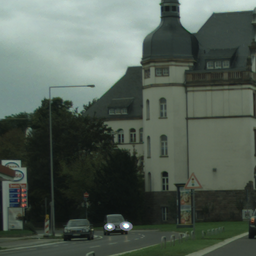
#> input picture car1.png, 256 x 256 px, found by its file name
$ python multiply_images.py
#> lines starting #> are read from the running program, lines starting #| are printed output that depends on the picture
import cv2
from matplotlib import pyplot as plt

path = '/Users/RohanSaxena/Documents/projects/cv'

image = cv2.imread(path + '/car1.png')
#> image is the input picture: shape (256, 256, 3); mean B, G, R 83, 92.3, 80.7

fig = plt.figure()

a = fig.add_subplot(1, 3, 1)
plt.imshow(image)
a.set_title('Original image')

'''
While multiplying an image by a scalar, the same problem will occur that occurs
while adding images: NumPy will mod values over 255 while OpenCV will truncate
them. ALWAYS USE OPENCV TO MULTIPLY AN IMAGE BY A SCALAR!
'''

a = fig.add_subplot(1, 3, 2)
plt.imshow(cv2.addWeighted(image, 2, image, 0, 0))
a.set_title('OpenCV multiplication')

a = fig.add_subplot(1, 3, 3)
plt.imshow(image * 2)
a.set_title('Image * 2')

plt.tight_layout()
plt.show()
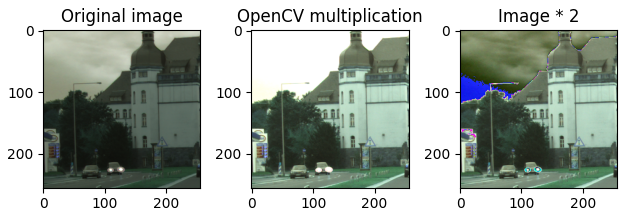
#> figure drawn by matplotlib, 3 panels; B, G, R data is drawn as R, G, B

$ run again, with car2.png copied over car1.png
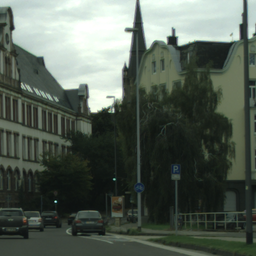
#> input picture car2.png, 256 x 256 px, found by its file name
#> image is the input picture: shape (256, 256, 3); mean B, G, R 84.8, 94.4, 84.6
#> `plt.show()`:
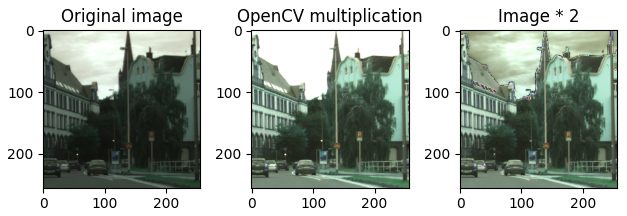
#> figure drawn by matplotlib, 3 panels; B, G, R data is drawn as R, G, B

$ run again, with pic.jpeg saved as car1.png
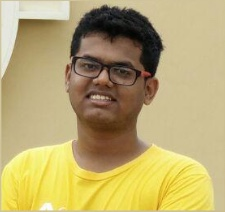
#> input picture pic.jpeg, 225 x 212 px, found by its file name
#> image is the input picture: shape (212, 225, 3); mean B, G, R 111.1, 167.8, 184.9
#> `plt.show()`:
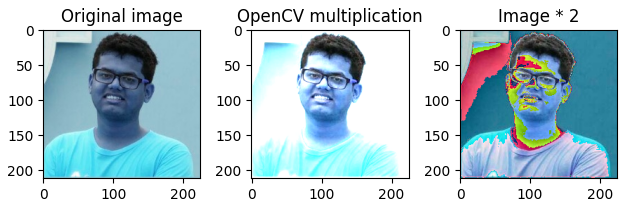
#> figure drawn by matplotlib, 3 panels; B, G, R data is drawn as R, G, B
